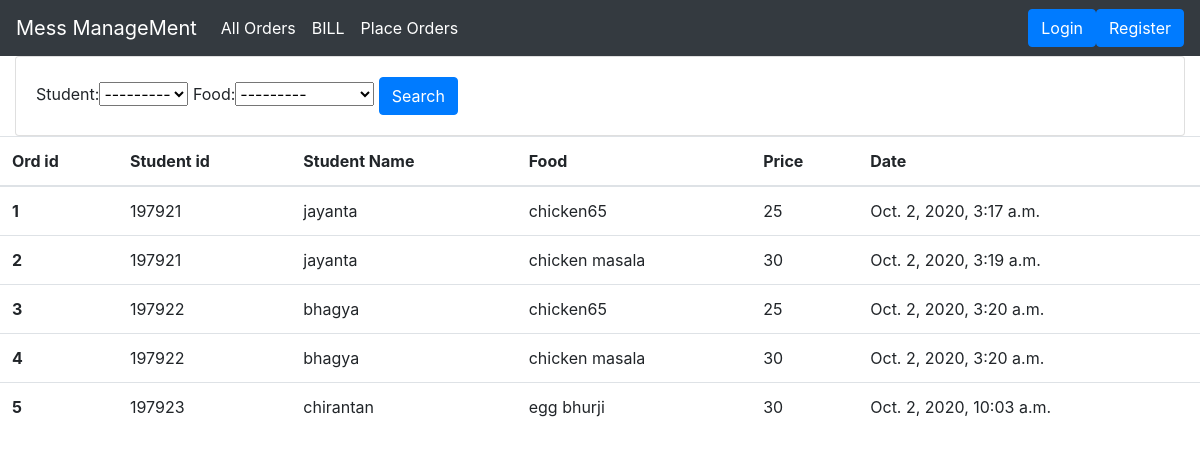
/allOrders/, run on an earlier commit of the app's database.
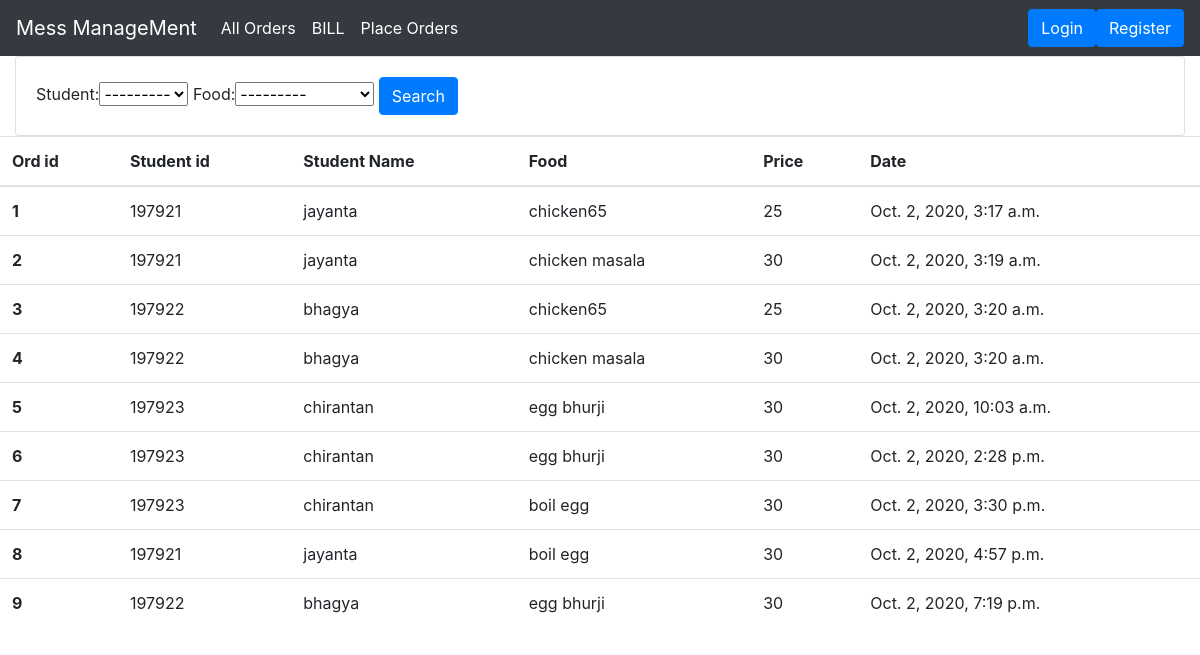
And on a later commit of the database.
### mess/models.py (models this page shows, shortened)
class Order(models.Model):
    student = models.ForeignKey(Student,null=True,on_delete=models.SET_NULL)
    food = models.ForeignKey(Food,null=True,on_delete=models.SET_NULL)
    date_created = models.DateTimeField(auto_now_add=True, null=True)

class Student(models.Model):
    user = models.OneToOneField(User, null=True, on_delete=models.CASCADE)
    name = models.CharField(max_length=200)
    rollno = models.BigIntegerField(unique=True)
    def __str__(self):
        return str(self.rollno)

class Food(models.Model):
    name = models.CharField(max_length=200)
    price = models.BigIntegerField()
    def __str__(self):
        return self.name

### mess/views.py (the view)
# urls.py: path('allOrders/', views.allOrder,name='allOrders'),
def allOrder(request):
    Orders = Order.objects.all()
    myFilter = OrderFilter(request.GET,queryset=Orders)
    Orders = myFilter.qs
    context = {
        'orders': Orders,
        'myFilter':myFilter
    }
    return render(request, 'mess/allOrders.html', context)

### mess/templates/mess/allOrders.html
{%  extends "mess/base.html" %}
{% block content %}
    <div class="col">
            <div class="card card-body">
                <form method="get">
                {{ myFilter.form }}
                <button class="btn btn-primary" type="submit">Search</button>
              </form>
            </div>
    </div>
    <table class="table">
  <thead>
    <tr>
      <th scope="col">Ord id</th>
      <th scope="col">Student id</th>
      <th scope="col">Student Name</th>
      <th scope="col">Food</th>
      <th scope="col">Price</th>
      <th scope="col">Date</th>
    </tr>
  </thead>
  <tbody>
  {% for order in orders %}
    <tr>
      <th scope="row">{{ order.id }}</th>
      <td>{{ order.student.rollno }}</td>
      <td>{{ order.student.name }}</td>
      <td>{{ order.food.name}}</td>
      <td>{{ order.food.price}}</td>
      <td>{{ order.date_created }}</td>
    </tr>
  {% endfor %}
  </tbody>
</table>
{% endblock %}

What changed in the data, as far as the page shows it:
added Order: id "6", student.rollno "197923", student.name "chirantan", food.name "egg bhurji", food.price "30", date_created "Oct. 2, 2020, 2:28 p.m."
added Order: id "7", student.rollno "197923", student.name "chirantan", food.name "boil egg", food.price "30", date_created "Oct. 2, 2020, 3:30 p.m."
added Order: id "8", student.rollno "197921", student.name "jayanta", food.name "boil egg", food.price "30", date_created "Oct. 2, 2020, 4:57 p.m."
added Order: id "9", student.rollno "197922", student.name "bhagya", food.name "egg bhurji", food.price "30", date_created "Oct. 2, 2020, 7:19 p.m."
